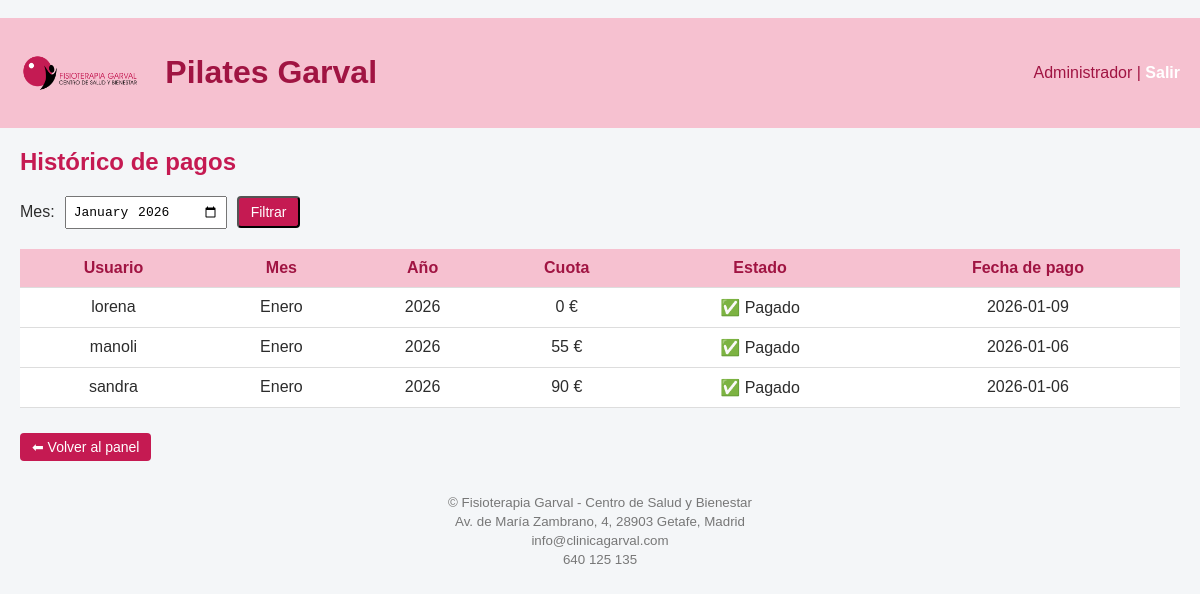
Before: /admin/pagos/historico (signed in) with the older database file.
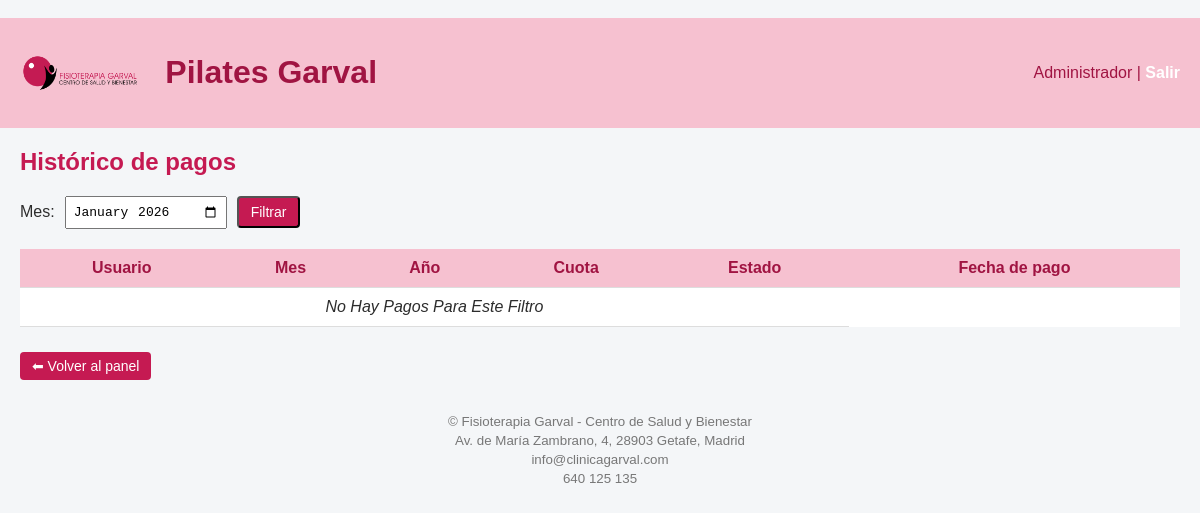
After: the same page with the newer database file.
### tables this page shows
CREATE TABLE "pagos" (
	"id"	INTEGER,
	"usuario_id"	INTEGER,
	"year"	INTEGER,
	"month"	INTEGER,
	"pagado"	INTEGER DEFAULT 0,
	"cuota"	INTEGER, fecha_pago DATE,
	PRIMARY KEY("id" AUTOINCREMENT),
	UNIQUE("usuario_id","year","month")
);

CREATE TABLE "usuarios" (
	"id"	INTEGER,
	"nombre"	TEXT,
	"email"	TEXT,
	"rol"	TEXT,
	"clases_semana"	INTEGER,
	"password"	TEXT,
	PRIMARY KEY("id" AUTOINCREMENT)
);

### app.py (the view)
@app.route("/admin/pagos/historico")
@login_required
@role_required("admin")
def admin_pagos_historico():
    if session.get("rol") != "admin":
        abort(403)
    mes = request.args.get("mes")
    if mes:
        year, month = map(int, mes.split("-"))
    else:
        year, month = obtener_mes_activo()
    meses = [
        "Enero", "Febrero", "Marzo", "Abril", "Mayo", "Junio",
        "Julio", "Agosto", "Septiembre", "Octubre", "Noviembre", "Diciembre"
    ]
    mes_literal = meses[month - 1]
    conn = conectar()
    c = conn.cursor()
    query = """
        SELECT
            p.id,
            u.nombre,
            p.year,
            p.month,
            p.cuota,
            p.pagado,
            p.fecha_pago
        FROM pagos p
        JOIN usuarios u ON u.id = p.usuario_id
        WHERE 1=1 and pagado=1
    """
    params = []
    if year:
        query += " AND p.year = ?"
        params.append(int(year))
    if month:
        query += " AND p.month = ?"
        params.append(int(month))
    query += " ORDER BY p.year DESC, p.month DESC, u.nombre"
    pagos = c.execute(query, params).fetchall()
    conn.close()
    return render_template(
        "admin_pagos_historico.html",
        pagos=pagos,
        year=year,
        month=month,
        mes_literal=mes_literal
    )

### app.py (called while the page is built)
def obtener_mes_activo():
    conn = conectar()
    c = conn.cursor()
    fila = c.execute("""
        SELECT year, month
        FROM configuracion
        WHERE id = 1
    """).fetchone()
    conn.close()
    return fila[0], fila[1]

### auth.py (called while the page is built)
def login_required(f):
    @wraps(f)
    def wrapper(*args, **kwargs):
        if not session.get("user_id"):
            return redirect(url_for("login", next=request.path))
        return f(*args, **kwargs)
    return wrapper

def role_required(*roles):
    def deco(f):
        @wraps(f)
        def wrapper(*args, **kwargs):
            if not session.get("user_id"):
                return redirect(url_for("login", next=request.path))
            if session.get("rol") not in roles:
                abort(403)
            return f(*args, **kwargs)
        return wrapper
    return deco

### db.py (called while the page is built)
def conectar():
    return sqlite3.connect("clinica.db")

### templates/admin_pagos_historico.html (shortened to what this page needs)
﻿{% extends "base.html" %}
{% block content %}
<h2>Histórico de pagos</h2>
<form method="get" class="selector-mes">
    <label>Mes:</label>
    <input type="month"
           name="mes"
           value="{% if year and month %}{{ '%04d-%02d'|format(year, month) }}{% endif %}">
    <button type="submit">Filtrar</button>
</form>
<table>
    <tr>
        <th>Usuario</th>
        <th>Mes</th>
        <th>Año</th>
        <th>Cuota</th>
        <th>Estado</th>
        <th>Fecha de pago</th>
    </tr>
    {% for id, nombre, year, month, cuota, pagado, fecha in pagos %}
    <tr class="{% if not pagado %}fila-roja{% endif %}">
        <td>{{ nombre }}</td>
        <td>{{ mes_literal }}</td>
        <td>{{ year }}</td>
        <td>{{ cuota }} €</td>
        <td>
            {% if pagado %}
            ✅ Pagado
            {% else %}
            ❌ Pendiente
            {% endif %}
        </td>
        <td>{{ fecha or "—" }}</td>
    </tr>
    {% else %}
    <tr>
        <td colspan="5" style="text-align:center; font-style:italic;">
            No hay pagos para este filtro
        </td>
    </tr>
    {% endfor %}
</table>
<a href="/admin" class="boton boton-secundario">⬅ Volver al panel</a>
{% endblock %}

Changed rows visible on the page:
removed pagos: nombre "lorena", mes_literal "Enero", year "2026", cuota "0", pagado "✅ Pagado", fecha_pago "2026-01-09"
removed pagos: nombre "manoli", mes_literal "Enero", year "2026", cuota "55", pagado "✅ Pagado", fecha_pago "2026-01-06"
removed pagos: nombre "sandra", mes_literal "Enero", year "2026", cuota "90", pagado "✅ Pagado", fecha_pago "2026-01-06"
Other visible differences:
text now shown: "No Hay Pagos Para Este Filtro"
